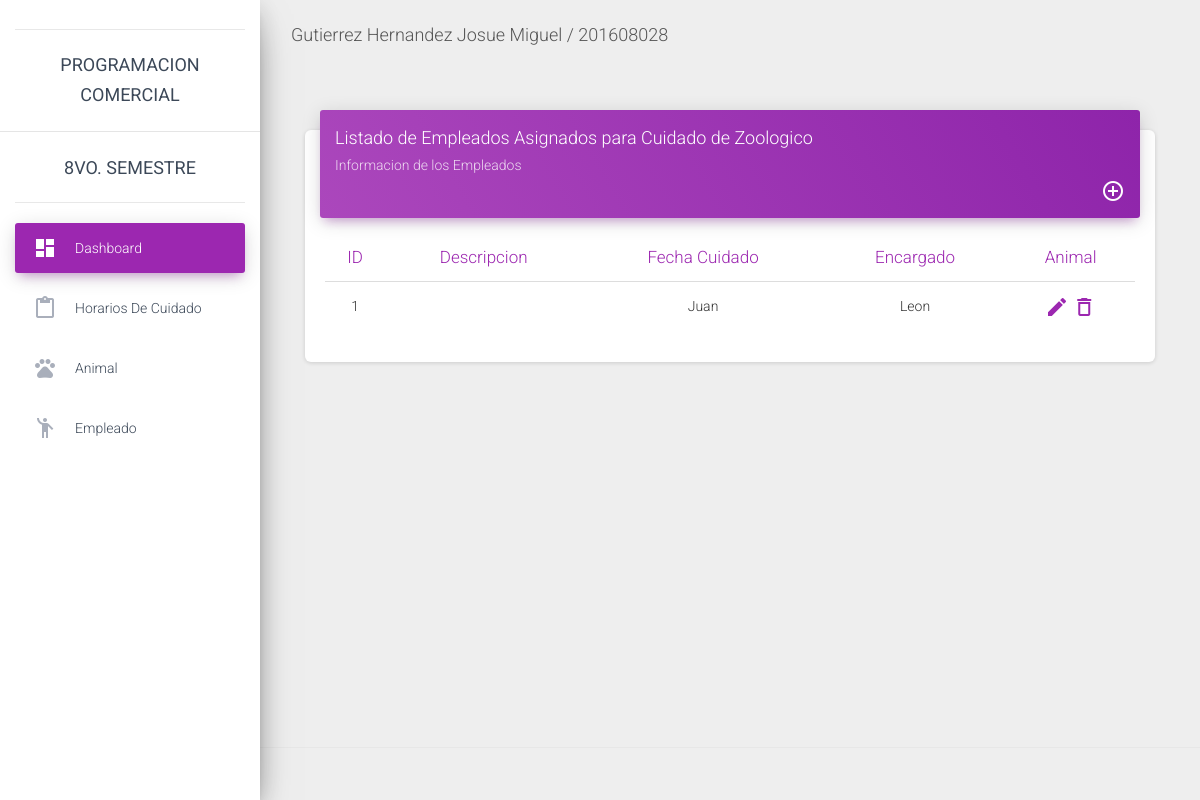
The page /hc/ on the database as committed earlier.
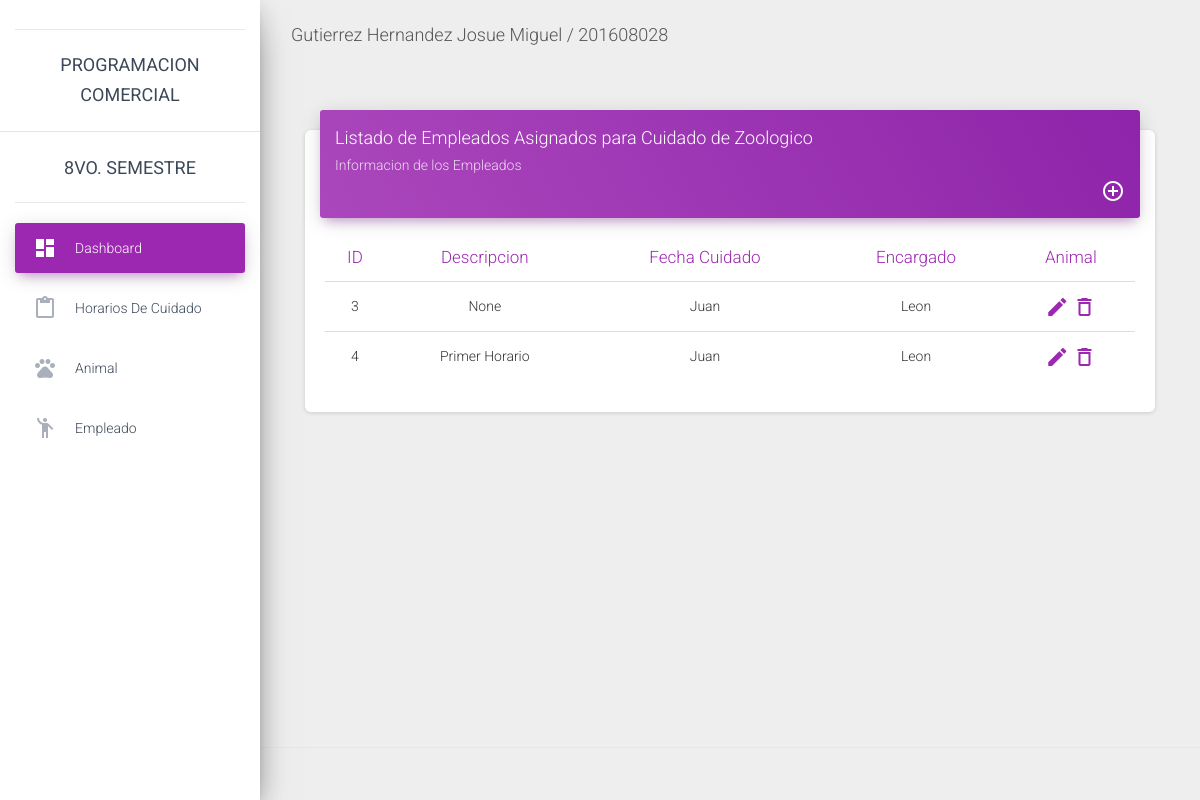
The same page on the database as committed later.
### CRUD/models.py (models this page shows, shortened)
class HorarioCuidado(models.Model):
    descripcion = models.CharField(max_length=200)
    fecha_cuidado = models.DateField()
    animal = models.ForeignKey(Animal, on_delete=models.CASCADE)
    encargado = models.ForeignKey(Encargado, on_delete=models.CASCADE)

class Encargado(models.Model):
    nombre = models.CharField(max_length=70)
    apellido = models.CharField(max_length=70)
    def __str__(self):
        return self.nombre

class Animal(models.Model):
    nombre = models.CharField(max_length=70)
    tipo = models.CharField(max_length=50)
    edad = models.IntegerField()
    cantidad = models.IntegerField()
    def __str__(self):
        return self.nombre

### CRUD/views.py (the view)
# urls.py: url(r'^hc/', views.ListaHorairoCuidado, name='ListaHorarioCuidado'),
def ListaHorairoCuidado(request):
    horariocuidado = HorarioCuidado.objects.all
    return render(request,'HorarioCuidado/list_hc.html',{'horariocuidado':horariocuidado})

### CRUD/templates/HorarioCuidado/list_hc.html
{% extends 'master.html' %}
{% block content %}
<div class="content">
       <div class="container-fluid">
         <div class="row">
           <div class="col-md-12">
             <div class="card">
               <div class="card-header card-header-primary">
                 <h4 class="card-title ">Listado de Empleados Asignados para Cuidado de Zoologico</h4>
                 <p class="card-category"> Informacion de los Empleados</p>
                 <li style="list-style-type:none; float:right;">
                   <a href="{% url 'NuevoEmpleado' %}">
                     <i class="material-icons"
                     style="color: white;">
                       add_circle_outline</i>
                   </a>
                 </li>
               </div>
               <div class="card-body" style="text-align: center;">
                 <div class="table-responsive">
                   <table class="table">
                     <thead class=" text-primary">
                       <th>ID</th>
                       <th>Descripcion</th>
                       <th>Fecha Cuidado</th>
                       <th>Encargado</th>
                       <th>Animal</th>
                     </thead>
                     <tbody>
                       {% for hc in horariocuidado %}
                       <tr>
                         <td>
                           {{ hc.id }}
                         </td>
                         <td>
                           {{ hc.descripcion }}
                         </td>
                         <td>
                           {{ hc.encargado }}
                         </td>
                         <td>
                           {{ hc.animal }}
                         </td>
                         <td>
                           <li style="list-style-type:none">
                             <a href="#">
                               <i class="material-icons">create</i>
                             </a>
                             <a href="#">
                             <i class="material-icons">delete_outline</i>
                              </a>
                           </li>
                         </td>
                       </tr>
                       {% endfor %}
                     </tbody>
                   </table>
                 </div>
               </div>
             </div>
           </div>
       </div>
   </div>
</div>
{% endblock %}

### CRUD/templates/master.html (shortened to what this page needs)
{% load static %}
<!DOCTYPE html>
<html lang="es" dir="ltr">
  <head>
    <link rel="stylesheet" href="https://maxcdn.bootstrapcdn.com/font-awesome/latest/css/font-awesome.min.css">
    <link href="{% static 'assets/css/material-dashboard.css' %}" rel="stylesheet" />
    <link href="{% static 'miestilo.css' %}" rel="stylesheet" />
  </head>
<body>
  <div class="wrapper ">
    <div class="sidebar" data-color="purple" data-background-color="white">
      <div class="logo">
      </div>
      <div class="logo" style="display:block; margin:auto;">
        <a  class="simple-text logo-mini">
          Programacion<br>Comercial
        </a>
        <hr>
        <a  class="simple-text logo-normal">
          8vo. Semestre
        </a>
      </div>
      <div class="sidebar-wrapper">
        <ul class="nav">
          <li class="nav-item active  ">
            <a class="nav-link" href="{% url 'index'%}">
              <i class="material-icons">dashboard</i>
              <p>Dashboard</p>
            </a>
          </li>
          <li class="nav-item">
            <a class="nav-link" href="/hc/">
              <i class="material-icons">content_paste</i>
              <p>Horarios de Cuidado</p>
            </a>
          </li>
          <li class="nav-item">
            <a class="nav-link" href="/animal/">
              <i class="material-icons">pets</i>
              <p>Animal</p>
            </a>
          </li>
          <li class="nav-item">
            <a class="nav-link" href="/empleado/">
              <i class="material-icons">emoji_people</i>
              <p>Empleado</p>
            </a>
          </li>
        </ul>
      </div>
    </div>
    <div class="main-panel">
      <nav class="navbar navbar-expand-lg navbar-transparent navbar-absolute fixed-top ">
        <div class="container-fluid">
          <div class="navbar-wrapper">
            <a class="navbar-brand" >Gutierrez Hernandez Josue Miguel / 201608028</a>
          </div>
        </div>
      </nav>
      <div class="content">
        <div class="container-fluid">
          {% block content %}
          {% endblock %}
        </div>
      </div>
      <footer class="footer">
      </footer>
    </div>
  </div>
</body>
</html>

Rows that differ between the two databases and show on the page:
removed HorarioCuidado: id "1", encargado "Juan", animal "Leon"
added HorarioCuidado: id "3", descripcion "None", encargado "Juan", animal "Leon"
added HorarioCuidado: id "4", descripcion "Primer Horario", encargado "Juan", animal "Leon"
